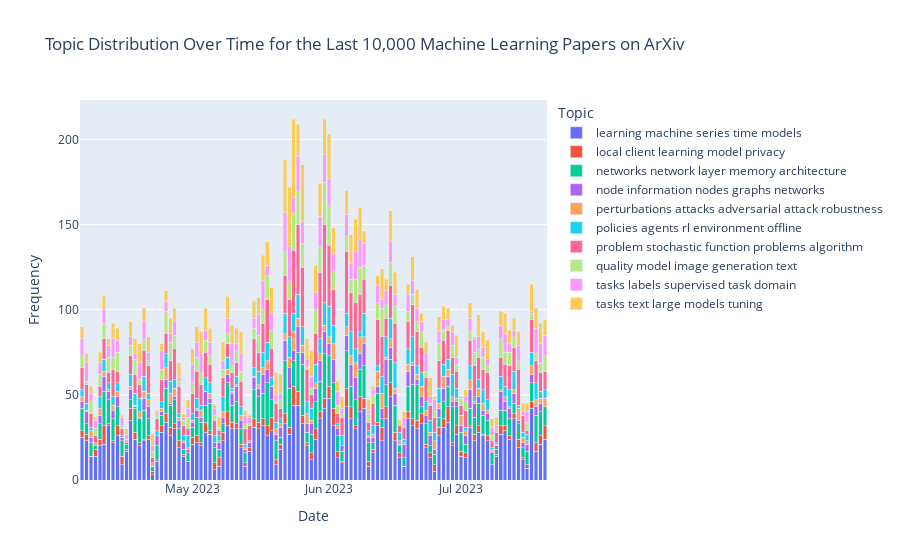
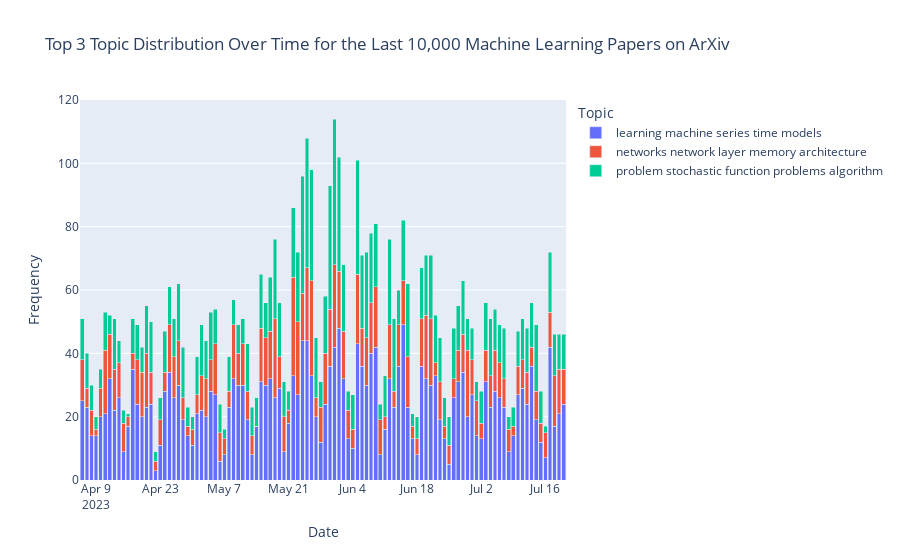

The notebook cell these images were saved under, in order:
### Code cell
n_top_words = 10  # Number of top words to display per topic

# `nmf.components_` is a matrix where each row corresponds to a topic and each column corresponds to a word.
# The value in each cell is the weight of the word for the given topic.
_dict = {}
for topic_idx, topic in enumerate(nmf.components_):
    #print(f"Topic #{topic_idx + 1}")
    
    # Get the indices of the top `n_top_words` words for this topic. 
    # `argsort()` returns the indices that would sort the array.
    top_word_indices = topic.argsort()[::-1][:n_top_words]
    
    # Map indices to words and print them.
    top_words = [vectorizer.get_feature_names_out()[i] for i in top_word_indices]
    #print("Top words:", top_words)
    _dict[f"{topic_idx + 1}"] = ' '.join(random.sample(top_words, 5))

topics_df = pd.DataFrame(_dict,index=[0]).T.reset_index()
topics_df.columns = ['topic','topics']
topics_df.topic = topics_df.topic.astype('int')
df2 = df.merge(topics_df, on='topic', how='left')

import plotly.express as px

# Convert 'date' to datetime, if it isn't already
df2['date'] = pd.to_datetime(df2['date'])

# Group by 'date' and 'topics', count the number of records in each group
df_grouped = df2.groupby([df2['date'].dt.date, 'topics']).size().reset_index(name='count')

# Create a wide format dataframe suitable for stacked bar chart
df_wide = df_grouped.pivot(index='date', columns='topics', values='count').reset_index().fillna(0)

# Plot stacked bar chart
fig = px.bar(df_wide, x='date', y=df_wide.columns[1:],
             labels={'value':'Frequency', 'date':'Date', 'variable':'Topic'},
             title='Topic Distribution Over Time for the Last 10,000 Machine Learning Papers on ArXiv')

fig.update_layout(barmode='stack')
# Get the total count of each topic
topic_counts = df2['topics'].value_counts()

# Get the top 3 topics
top_3_topics = topic_counts.index[:3]

# Filter df_grouped for only top 3 topics
df_grouped_top_3 = df_grouped[df_grouped['topics'].isin(top_3_topics)]

# Create a wide format dataframe suitable for stacked bar chart
df_wide_top_3 = df_grouped_top_3.pivot(index='date', columns='topics', values='count').reset_index().fillna(0)

# Plot stacked bar chart
fig2 = px.bar(df_wide_top_3, x='date', y=df_wide_top_3.columns[1:],
              labels={'value':'Frequency', 'date':'Date', 'variable':'Topic'},
              title='Top 3 Topic Distribution Over Time for the Last 10,000 Machine Learning Papers on ArXiv')

fig2.update_layout(barmode='stack')


fig.show()
fig2.show()

### Figure 1 — Plotly figure (JSON) as saved in the notebook; plotly's stock layout.template omitted (floating-point values rounded to 4 significant figures)
{"data": [{"alignmentgroup": "True", "hovertemplate": "Topic=learning machine series time models<br>Date=%{x}<br>Frequency=%{y}<extra></extra>", "legendgroup": "learning machine series time models", "marker": {"color": "#636efa", "pattern": {"shape": ""}}, "name": "learning machine series time models", "offsetgroup": "learning machine series time models", "orientation": "v", "showlegend": true, "textposition": "auto", "type": "bar", "x": ["2023-04-06", "2023-04-07", "2023-04-08", "2023-04-09", "2023-04-10", "2023-04-11", "2023-04-12", "2023-04-13", "2023-04-14", "2023-04-15", "2023-04-16", "2023-04-17", "2023-04-18", "2023-04-19", "2023-04-20", "2023-04-21", "2023-04-22", "2023-04-23", "2023-04-24", "2023-04-25", "2023-04-26", "2023-04-27", "2023-04-28", "2023-04-29", "2023-04-30", "2023-05-01", "2023-05-02", "2023-05-03", "2023-05-04", "2023-05-05", "2023-05-06", "2023-05-07", "2023-05-08", "2023-05-09", "2023-05-10", "2023-05-11", "2023-05-12", "2023-05-13", "2023-05-14", "2023-05-15", "2023-05-16", "2023-05-17", "2023-05-18", "2023-05-19", "2023-05-20", "2023-05-21", "2023-05-22", "2023-05-23", "2023-05-24", "2023-05-25", "2023-05-26", "2023-05-27", "2023-05-28", "2023-05-29", "2023-05-30", "2023-05-31", "2023-06-01", "2023-06-02", "2023-06-03", "2023-06-04", "2023-06-05", "2023-06-06", "2023-06-07", "2023-06-08", "2023-06-09", "2023-06-10", "2023-06-11", "2023-06-12", "2023-06-13", "2023-06-14", "2023-06-15", "2023-06-16", "2023-06-17", "2023-06-18", "2023-06-19", "2023-06-20", "2023-06-21", "2023-06-22", "2023-06-23", "2023-06-24", "2023-06-25", "2023-06-26", "2023-06-27", "2023-06-28", "2023-06-29", "2023-06-30", "2023-07-01", "2023-07-02", "2023-07-03", "2023-07-04", "2023-07-05", "2023-07-06", "2023-07-07", "2023-07-08", "2023-07-09", "2023-07-10", "2023-07-11", "2023-07-12", "2023-07-13", "2023-07-14", "2023-07-15", "2023-07-16", "2023-07-17", "2023-07-18", "2023-07-19", "2023-07-20"], "xaxis": "x", "y": [25, 23, 14, 14, 20, 21, 32, 22, 26, 9, 17, 35, 24, 20, 23, 24, 3, 11, 28, 34, 26, 30, 19, 14, 11, 21, 22, 20, 28, 27, 6, 8, 23, 32, 30, 30, 19, 8, 17, 31, 30, 32, 26, 29, 9, 18, 33, 27, 44, 44, 33, 20, 12, 24, 36, 42, 48, 32, 13, 10, 43, 36, 30, 40, 42, 8, 16, 32, 23, 36, 49, 23, 13, 8, 36, 32, 30, 33, 19, 13, 5, 26, 31, 34, 20, 27, 14, 13, 31, 23, 28, 26, 23, 9, 14, 27, 29, 24, 36, 19, 12, 7, 42, 17, 21, 24], "yaxis": "y"}, {"alignmentgroup": "True", "hovertemplate": "Topic=local client learning model privacy<br>Date=%{x}<br>Frequency=%{y}<extra></extra>", "legendgroup": "local client learning model privacy", "marker": {"color": "#EF553B", "pattern": {"shape": ""}}, "name": "local client learning model privacy", "offsetgroup": "local client learning model privacy", "orientation": "v", "showlegend": true, "textposition": "auto", "type": "bar", "x": ["2023-04-06", "2023-04-07", "2023-04-08", "2023-04-09", "2023-04-10", "2023-04-11", "2023-04-12", "2023-04-13", "2023-04-14", "2023-04-15", "2023-04-16", "2023-04-17", "2023-04-18", "2023-04-19", "2023-04-20", "2023-04-21", "2023-04-22", "2023-04-23", "2023-04-24", "2023-04-25", "2023-04-26", "2023-04-27", "2023-04-28", "2023-04-29", "2023-04-30", "2023-05-01", "2023-05-02", "2023-05-03", "2023-05-04", "2023-05-05", "2023-05-06", "2023-05-07", "2023-05-08", "2023-05-09", "2023-05-10", "2023-05-11", "2023-05-12", "2023-05-13", "2023-05-14", "2023-05-15", "2023-05-16", "2023-05-17", "2023-05-18", "2023-05-19", "2023-05-20", "2023-05-21", "2023-05-22", "2023-05-23", "2023-05-24", "2023-05-25", "2023-05-26", "2023-05-27", "2023-05-28", "2023-05-29", "2023-05-30", "2023-05-31", "2023-06-01", "2023-06-02", "2023-06-03", "2023-06-04", "2023-06-05", "2023-06-06", "2023-06-07", "2023-06-08", "2023-06-09", "2023-06-10", "2023-06-11", "2023-06-12", "2023-06-13", "2023-06-14", "2023-06-15", "2023-06-16", "2023-06-17", "2023-06-18", "2023-06-19", "2023-06-20", "2023-06-21", "2023-06-22", "2023-06-23", "2023-06-24", "2023-06-25", "2023-06-26", "2023-06-27", "2023-06-28", "2023-06-29", "2023-06-30", "2023-07-01", "2023-07-02", "2023-07-03", "2023-07-04", "2023-07-05", "2023-07-06", "2023-07-07", "2023-07-08", "2023-07-09", "2023-07-10", "2023-07-11", "2023-07-12", "2023-07-13", "2023-07-14", "2023-07-15", "2023-07-16", "2023-07-17", "2023-07-18", "2023-07-19", "2023-07-20"], "xaxis": "x", "y": [4, 4, 0, 4, 4, 11, 1, 1, 6, 5, 1, 7, 4, 2, 1, 2, 2, 1, 4, 5, 5, 3, 4, 1, 0, 4, 4, 2, 6, 2, 4, 5, 5, 8, 4, 3, 2, 2, 2, 5, 4, 4, 6, 8, 3, 3, 6, 4, 11, 8, 5, 2, 4, 6, 4, 6, 7, 10, 4, 1, 11, 7, 2, 9, 6, 3, 2, 2, 8, 7, 8, 5, 3, 0, 4, 4, 5, 6, 2, 3, 4, 5, 5, 9, 2, 5, 3, 3, 1, 4, 4, 1, 3, 0, 1, 5, 3, 2, 3, 5, 1, 2, 4, 5, 5, 8], "yaxis": "y"}, {"alignmentgroup": "True", "hovertemplate": "Topic=networks network layer memory architecture<br>Date=%{x}<br>Frequency=%{y}<extra></extra>", "legendgroup": "networks network layer memory architecture", "marker": {"color": "#00cc96", "pattern": {"shape": ""}}, "name": "networks network layer memory architecture", "offsetgroup": "networks network layer memory architecture", "orientation": "v", "showlegend": true, "textposition": "auto", "type": "bar", "x": ["2023-04-06", "2023-04-07", "2023-04-08", "2023-04-09", "2023-04-10", "2023-04-11", "2023-04-12", "2023-04-13", "2023-04-14", "2023-04-15", "2023-04-16", "2023-04-17", "2023-04-18", "2023-04-19", "2023-04-20", "2023-04-21", "2023-04-22", "2023-04-23", "2023-04-24", "2023-04-25", "2023-04-26", "2023-04-27", "2023-04-28", "2023-04-29", "2023-04-30", "2023-05-01", "2023-05-02", "2023-05-03", "2023-05-04", "2023-05-05", "2023-05-06", "2023-05-07", "2023-05-08", "2023-05-09", "2023-05-10", "2023-05-11", "2023-05-12", "2023-05-13", "2023-05-14", "2023-05-15", "2023-05-16", "2023-05-17", "2023-05-18", "2023-05-19", "2023-05-20", "2023-05-21", "2023-05-22", "2023-05-23", "2023-05-24", "2023-05-25", "2023-05-26", "2023-05-27", "2023-05-28", "2023-05-29", "2023-05-30", "2023-05-31", "2023-06-01", "2023-06-02", "2023-06-03", "2023-06-04", "2023-06-05", "2023-06-06", "2023-06-07", "2023-06-08", "2023-06-09", "2023-06-10", "2023-06-11", "2023-06-12", "2023-06-13", "2023-06-14", "2023-06-15", "2023-06-16", "2023-06-17", "2023-06-18", "2023-06-19", "2023-06-20", "2023-06-21", "2023-06-22", "2023-06-23", "2023-06-24", "2023-06-25", "2023-06-26", "2023-06-27", "2023-06-28", "2023-06-29", "2023-06-30", "2023-07-01", "2023-07-02", "2023-07-03", "2023-07-04", "2023-07-05", "2023-07-06", "2023-07-07", "2023-07-08", "2023-07-09", "2023-07-10", "2023-07-11", "2023-07-12", "2023-07-13", "2023-07-14", "2023-07-15", "2023-07-16", "2023-07-17", "2023-07-18", "2023-07-19", "2023-07-20"], "xaxis": "x", "y": [13, 6, 8, 2, 9, 20, 14, 13, 11, 9, 3, 5, 14, 14, 17, 10, 3, 8, 6, 15, 13, 14, 7, 3, 5, 6, 11, 12, 10, 16, 9, 5, 5, 17, 10, 13, 9, 6, 0, 17, 15, 15, 25, 10, 11, 4, 31, 23, 15, 23, 30, 6, 11, 16, 18, 26, 18, 15, 9, 6, 22, 12, 15, 16, 19, 11, 4, 17, 5, 13, 14, 16, 4, 5, 15, 20, 21, 4, 12, 4, 6, 6, 10, 12, 21, 11, 11, 5, 10, 10, 13, 11, 9, 7, 3, 9, 9, 10, 6, 9, 6, 8, 11, 16, 14, 11], "yaxis": "y"}, {"alignmentgroup": "True", "hovertemplate": "Topic=node information nodes graphs networks<br>Date=%{x}<br>Frequency=%{y}<extra></extra>", "legendgroup": "node information nodes graphs networks", "marker": {"color": "#ab63fa", "pattern": {"shape": ""}}, "name": "node information nodes graphs networks", "offsetgroup": "node information nodes graphs networks", "orientation": "v", "showlegend": true, "textposition": "auto", "type": "bar", "x": ["2023-04-06", "2023-04-07", "2023-04-08", "2023-04-09", "2023-04-10", "2023-04-11", "2023-04-12", "2023-04-13", "2023-04-14", "2023-04-15", "2023-04-16", "2023-04-17", "2023-04-18", "2023-04-19", "2023-04-20", "2023-04-21", "2023-04-22", "2023-04-23", "2023-04-24", "2023-04-25", "2023-04-26", "2023-04-27", "2023-04-28", "2023-04-29", "2023-04-30", "2023-05-01", "2023-05-02", "2023-05-03", "2023-05-04", "2023-05-05", "2023-05-06", "2023-05-07", "2023-05-08", "2023-05-09", "2023-05-10", "2023-05-11", "2023-05-12", "2023-05-13", "2023-05-14", "2023-05-15", "2023-05-16", "2023-05-17", "2023-05-18", "2023-05-19", "2023-05-20", "2023-05-21", "2023-05-22", "2023-05-23", "2023-05-24", "2023-05-25", "2023-05-26", "2023-05-27", "2023-05-28", "2023-05-29", "2023-05-30", "2023-05-31", "2023-06-01", "2023-06-02", "2023-06-03", "2023-06-04", "2023-06-05", "2023-06-06", "2023-06-07", "2023-06-08", "2023-06-09", "2023-06-10", "2023-06-11", "2023-06-12", "2023-06-13", "2023-06-14", "2023-06-15", "2023-06-16", "2023-06-17", "2023-06-18", "2023-06-19", "2023-06-20", "2023-06-21", "2023-06-22", "2023-06-23", "2023-06-24", "2023-06-25", "2023-06-26", "2023-06-27", "2023-06-28", "2023-06-29", "2023-06-30", "2023-07-01", "2023-07-02", "2023-07-03", "2023-07-04", "2023-07-05", "2023-07-06", "2023-07-07", "2023-07-08", "2023-07-09", "2023-07-10", "2023-07-11", "2023-07-12", "2023-07-13", "2023-07-14", "2023-07-15", "2023-07-16", "2023-07-17", "2023-07-18", "2023-07-19", "2023-07-20"], "xaxis": "x", "y": [4, 7, 3, 0, 5, 9, 5, 5, 6, 2, 1, 6, 1, 1, 7, 7, 0, 6, 2, 5, 1, 2, 5, 4, 2, 3, 4, 3, 8, 3, 3, 4, 4, 5, 7, 9, 5, 2, 3, 7, 5, 11, 8, 8, 4, 6, 12, 12, 6, 15, 7, 5, 6, 8, 12, 13, 7, 14, 4, 3, 9, 13, 13, 9, 13, 3, 3, 4, 6, 15, 7, 7, 1, 8, 9, 11, 3, 6, 5, 6, 3, 5, 8, 6, 3, 3, 4, 5, 11, 8, 4, 3, 4, 1, 2, 11, 5, 6, 6, 2, 3, 4, 5, 5, 5, 0], "yaxis": "y"}, {"alignmentgroup": "True", "hovertemplate": "Topic=perturbations attacks adversarial attack robustness<br>Date=%{x}<br>Frequency=%{y}<extra></extra>", "legendgroup": "perturbations attacks adversarial attack robustness", "marker": {"color": "#FFA15A", "pattern": {"shape": ""}}, "name": "perturbations attacks adversarial attack robustness", "offsetgroup": "perturbations attacks adversarial attack robustness", "orientation": "v", "showlegend": true, "textposition": "auto", "type": "bar", "x": ["2023-04-06", "2023-04-07", "2023-04-08", "2023-04-09", "2023-04-10", "2023-04-11", "2023-04-12", "2023-04-13", "2023-04-14", "2023-04-15", "2023-04-16", "2023-04-17", "2023-04-18", "2023-04-19", "2023-04-20", "2023-04-21", "2023-04-22", "2023-04-23", "2023-04-24", "2023-04-25", "2023-04-26", "2023-04-27", "2023-04-28", "2023-04-29", "2023-04-30", "2023-05-01", "2023-05-02", "2023-05-03", "2023-05-04", "2023-05-05", "2023-05-06", "2023-05-07", "2023-05-08", "2023-05-09", "2023-05-10", "2023-05-11", "2023-05-12", "2023-05-13", "2023-05-14", "2023-05-15", "2023-05-16", "2023-05-17", "2023-05-18", "2023-05-19", "2023-05-20", "2023-05-21", "2023-05-22", "2023-05-23", "2023-05-24", "2023-05-25", "2023-05-26", "2023-05-27", "2023-05-28", "2023-05-29", "2023-05-30", "2023-05-31", "2023-06-01", "2023-06-02", "2023-06-03", "2023-06-04", "2023-06-05", "2023-06-06", "2023-06-07", "2023-06-08", "2023-06-09", "2023-06-10", "2023-06-11", "2023-06-12", "2023-06-13", "2023-06-14", "2023-06-15", "2023-06-16", "2023-06-17", "2023-06-18", "2023-06-19", "2023-06-20", "2023-06-21", "2023-06-22", "2023-06-23", "2023-06-24", "2023-06-25", "2023-06-26", "2023-06-27", "2023-06-28", "2023-06-29", "2023-06-30", "2023-07-01", "2023-07-02", "2023-07-03", "2023-07-04", "2023-07-05", "2023-07-06", "2023-07-07", "2023-07-08", "2023-07-09", "2023-07-10", "2023-07-11", "2023-07-12", "2023-07-13", "2023-07-14", "2023-07-15", "2023-07-16", "2023-07-17", "2023-07-18", "2023-07-19", "2023-07-20"], "xaxis": "x", "y": [3, 1, 4, 2, 4, 3, 1, 3, 3, 0, 1, 2, 1, 3, 4, 4, 2, 0, 2, 7, 6, 5, 2, 1, 1, 1, 1, 4, 0, 3, 0, 1, 3, 3, 1, 1, 3, 1, 1, 1, 2, 4, 5, 0, 3, 2, 4, 6, 11, 5, 4, 6, 2, 3, 4, 4, 4, 9, 2, 0, 5, 5, 9, 10, 4, 1, 2, 9, 9, 1, 5, 3, 2, 1, 4, 2, 3, 6, 3, 2, 5, 3, 7, 4, 3, 2, 6, 3, 6, 1, 5, 4, 2, 1, 1, 1, 3, 1, 2, 7, 3, 2, 5, 4, 3, 5], "yaxis": "y"}, {"alignmentgroup": "True", "hovertemplate": "Topic=policies agents rl environment offline<br>Date=%{x}<br>Frequency=%{y}<extra></extra>", "legendgroup": "policies agents rl environment offline", "marker": {"color": "#19d3f3", "pattern": {"shape": ""}}, "name": "policies agents rl environment offline", "offsetgroup": "policies agents rl environment offline", "orientation": "v", "showlegend": true, "textposition": "auto", "type": "bar", "x": ["2023-04-06", "2023-04-07", "2023-04-08", "2023-04-09", "2023-04-10", "2023-04-11", "2023-04-12", "2023-04-13", "2023-04-14", "2023-04-15", "2023-04-16", "2023-04-17", "2023-04-18", "2023-04-19", "2023-04-20", "2023-04-21", "2023-04-22", "2023-04-23", "2023-04-24", "2023-04-25", "2023-04-26", "2023-04-27", "2023-04-28", "2023-04-29", "2023-04-30", "2023-05-01", "2023-05-02", "2023-05-03", "2023-05-04", "2023-05-05", "2023-05-06", "2023-05-07", "2023-05-08", "2023-05-09", "2023-05-10", "2023-05-11", "2023-05-12", "2023-05-13", "2023-05-14", "2023-05-15", "2023-05-16", "2023-05-17", "2023-05-18", "2023-05-19", "2023-05-20", "2023-05-21", "2023-05-22", "2023-05-23", "2023-05-24", "2023-05-25", "2023-05-26", "2023-05-27", "2023-05-28", "2023-05-29", "2023-05-30", "2023-05-31", "2023-06-01", "2023-06-02", "2023-06-03", "2023-06-04", "2023-06-05", "2023-06-06", "2023-06-07", "2023-06-08", "2023-06-09", "2023-06-10", "2023-06-11", "2023-06-12", "2023-06-13", "2023-06-14", "2023-06-15", "2023-06-16", "2023-06-17", "2023-06-18", "2023-06-19", "2023-06-20", "2023-06-21", "2023-06-22", "2023-06-23", "2023-06-24", "2023-06-25", "2023-06-26", "2023-06-27", "2023-06-28", "2023-06-29", "2023-06-30", "2023-07-01", "2023-07-02", "2023-07-03", "2023-07-04", "2023-07-05", "2023-07-06", "2023-07-07", "2023-07-08", "2023-07-09", "2023-07-10", "2023-07-11", "2023-07-12", "2023-07-13", "2023-07-14", "2023-07-15", "2023-07-16", "2023-07-17", "2023-07-18", "2023-07-19", "2023-07-20"], "xaxis": "x", "y": [4, 4, 2, 0, 7, 7, 4, 5, 5, 1, 0, 7, 7, 8, 9, 4, 0, 3, 4, 8, 7, 5, 2, 3, 7, 4, 6, 3, 8, 6, 4, 3, 9, 7, 2, 5, 5, 2, 0, 5, 8, 9, 11, 5, 4, 3, 12, 12, 11, 14, 11, 7, 7, 11, 9, 13, 18, 11, 1, 6, 8, 14, 8, 3, 14, 3, 5, 3, 10, 12, 12, 15, 5, 2, 9, 15, 5, 8, 5, 7, 5, 9, 7, 6, 13, 6, 0, 2, 8, 3, 5, 8, 6, 1, 1, 8, 6, 10, 11, 2, 3, 4, 8, 10, 4, 5], "yaxis": "y"}, {"alignmentgroup": "True", "hovertemplate": "Topic=problem stochastic function problems algorithm<br>Date=%{x}<br>Frequency=%{y}<extra></extra>", "legendgroup": "problem stochastic function problems algorithm", "marker": {"color": "#FF6692", "pattern": {"shape": ""}}, "name": "problem stochastic function problems algorithm", "offsetgroup": "problem stochastic function problems algorithm", "orientation": "v", "showlegend": true, "textposition": "auto", "type": "bar", "x": ["2023-04-06", "2023-04-07", "2023-04-08", "2023-04-09", "2023-04-10", "2023-04-11", "2023-04-12", "2023-04-13", "2023-04-14", "2023-04-15", "2023-04-16", "2023-04-17", "2023-04-18", "2023-04-19", "2023-04-20", "2023-04-21", "2023-04-22", "2023-04-23", "2023-04-24", "2023-04-25", "2023-04-26", "2023-04-27", "2023-04-28", "2023-04-29", "2023-04-30", "2023-05-01", "2023-05-02", "2023-05-03", "2023-05-04", "2023-05-05", "2023-05-06", "2023-05-07", "2023-05-08", "2023-05-09", "2023-05-10", "2023-05-11", "2023-05-12", "2023-05-13", "2023-05-14", "2023-05-15", "2023-05-16", "2023-05-17", "2023-05-18", "2023-05-19", "2023-05-20", "2023-05-21", "2023-05-22", "2023-05-23", "2023-05-24", "2023-05-25", "2023-05-26", "2023-05-27", "2023-05-28", "2023-05-29", "2023-05-30", "2023-05-31", "2023-06-01", "2023-06-02", "2023-06-03", "2023-06-04", "2023-06-05", "2023-06-06", "2023-06-07", "2023-06-08", "2023-06-09", "2023-06-10", "2023-06-11", "2023-06-12", "2023-06-13", "2023-06-14", "2023-06-15", "2023-06-16", "2023-06-17", "2023-06-18", "2023-06-19", "2023-06-20", "2023-06-21", "2023-06-22", "2023-06-23", "2023-06-24", "2023-06-25", "2023-06-26", "2023-06-27", "2023-06-28", "2023-06-29", "2023-06-30", "2023-07-01", "2023-07-02", "2023-07-03", "2023-07-04", "2023-07-05", "2023-07-06", "2023-07-07", "2023-07-08", "2023-07-09", "2023-07-10", "2023-07-11", "2023-07-12", "2023-07-13", "2023-07-14", "2023-07-15", "2023-07-16", "2023-07-17", "2023-07-18", "2023-07-19", "2023-07-20"], "xaxis": "x", "y": [13, 11, 8, 4, 6, 12, 6, 16, 7, 4, 1, 11, 11, 8, 15, 16, 3, 7, 13, 12, 12, 18, 16, 6, 4, 12, 16, 12, 15, 11, 9, 3, 11, 8, 9, 8, 15, 9, 9, 17, 11, 17, 25, 17, 11, 6, 22, 22, 37, 41, 35, 19, 8, 18, 39, 46, 36, 21, 6, 11, 36, 23, 27, 22, 20, 5, 13, 27, 23, 11, 19, 23, 4, 7, 16, 19, 20, 15, 14, 9, 9, 16, 14, 17, 10, 10, 6, 10, 15, 18, 13, 12, 16, 4, 6, 11, 13, 14, 14, 21, 10, 2, 19, 13, 11, 11], "yaxis": "y"}, {"alignmentgroup": "True", "hovertemplate": "Topic=quality model image generation text<br>Date=%{x}<br>Frequency=%{y}<extra></extra>", "legendgroup": "quality model image generation text", "marker": {"color": "#B6E880", "pattern": {"shape": ""}}, "name": "quality model image generation text", "offsetgroup": "quality model image generation text", "orientation": "v", "showlegend": true, "textposition": "auto", "type": "bar", "x": ["2023-04-06", "2023-04-07", "2023-04-08", "2023-04-09", "2023-04-10", "2023-04-11", "2023-04-12", "2023-04-13", "2023-04-14", "2023-04-15", "2023-04-16", "2023-04-17", "2023-04-18", "2023-04-19", "2023-04-20", "2023-04-21", "2023-04-22", "2023-04-23", "2023-04-24", "2023-04-25", "2023-04-26", "2023-04-27", "2023-04-28", "2023-04-29", "2023-04-30", "2023-05-01", "2023-05-02", "2023-05-03", "2023-05-04", "2023-05-05", "2023-05-06", "2023-05-07", "2023-05-08", "2023-05-09", "2023-05-10", "2023-05-11", "2023-05-12", "2023-05-13", "2023-05-14", "2023-05-15", "2023-05-16", "2023-05-17", "2023-05-18", "2023-05-19", "2023-05-20", "2023-05-21", "2023-05-22", "2023-05-23", "2023-05-24", "2023-05-25", "2023-05-26", "2023-05-27", "2023-05-28", "2023-05-29", "2023-05-30", "2023-05-31", "2023-06-01", "2023-06-02", "2023-06-03", "2023-06-04", "2023-06-05", "2023-06-06", "2023-06-07", "2023-06-08", "2023-06-09", "2023-06-10", "2023-06-11", "2023-06-12", "2023-06-13", "2023-06-14", "2023-06-15", "2023-06-16", "2023-06-17", "2023-06-18", "2023-06-19", "2023-06-20", "2023-06-21", "2023-06-22", "2023-06-23", "2023-06-24", "2023-06-25", "2023-06-26", "2023-06-27", "2023-06-28", "2023-06-29", "2023-06-30", "2023-07-01", "2023-07-02", "2023-07-03", "2023-07-04", "2023-07-05", "2023-07-06", "2023-07-07", "2023-07-08", "2023-07-09", "2023-07-10", "2023-07-11", "2023-07-12", "2023-07-13", "2023-07-14", "2023-07-15", "2023-07-16", "2023-07-17", "2023-07-18", "2023-07-19", "2023-07-20"], "xaxis": "x", "y": [7, 2, 7, 4, 7, 9, 9, 7, 11, 2, 0, 6, 9, 3, 7, 3, 4, 3, 6, 13, 11, 8, 3, 3, 7, 6, 8, 7, 7, 5, 3, 1, 5, 6, 4, 7, 6, 3, 1, 6, 10, 8, 14, 11, 1, 5, 14, 11, 22, 20, 14, 1, 4, 14, 15, 25, 23, 11, 5, 2, 9, 8, 14, 16, 8, 5, 5, 10, 17, 8, 14, 10, 1, 1, 6, 6, 6, 9, 4, 1, 3, 10, 6, 2, 7, 4, 4, 5, 5, 8, 5, 7, 4, 3, 2, 11, 7, 8, 6, 5, 0, 5, 4, 4, 6, 9], "yaxis": "y"}, {"alignmentgroup": "True", "hovertemplate": "Topic=tasks labels supervised task domain<br>Date=%{x}<br>Frequency=%{y}<extra></extra>", "legendgroup": "tasks labels supervised task domain", "marker": {"color": "#FF97FF", "pattern": {"shape": ""}}, "name": "tasks labels supervised task domain", "offsetgroup": "tasks labels supervised task domain", "orientation": "v", "showlegend": true, "textposition": "auto", "type": "bar", "x": ["2023-04-06", "2023-04-07", "2023-04-08", "2023-04-09", "2023-04-10", "2023-04-11", "2023-04-12", "2023-04-13", "2023-04-14", "2023-04-15", "2023-04-16", "2023-04-17", "2023-04-18", "2023-04-19", "2023-04-20", "2023-04-21", "2023-04-22", "2023-04-23", "2023-04-24", "2023-04-25", "2023-04-26", "2023-04-27", "2023-04-28", "2023-04-29", "2023-04-30", "2023-05-01", "2023-05-02", "2023-05-03", "2023-05-04", "2023-05-05", "2023-05-06", "2023-05-07", "2023-05-08", "2023-05-09", "2023-05-10", "2023-05-11", "2023-05-12", "2023-05-13", "2023-05-14", "2023-05-15", "2023-05-16", "2023-05-17", "2023-05-18", "2023-05-19", "2023-05-20", "2023-05-21", "2023-05-22", "2023-05-23", "2023-05-24", "2023-05-25", "2023-05-26", "2023-05-27", "2023-05-28", "2023-05-29", "2023-05-30", "2023-05-31", "2023-06-01", "2023-06-02", "2023-06-03", "2023-06-04", "2023-06-05", "2023-06-06", "2023-06-07", "2023-06-08", "2023-06-09", "2023-06-10", "2023-06-11", "2023-06-12", "2023-06-13", "2023-06-14", "2023-06-15", "2023-06-16", "2023-06-17", "2023-06-18", "2023-06-19", "2023-06-20", "2023-06-21", "2023-06-22", "2023-06-23", "2023-06-24", "2023-06-25", "2023-06-26", "2023-06-27", "2023-06-28", "2023-06-29", "2023-06-30", "2023-07-01", "2023-07-02", "2023-07-03", "2023-07-04", "2023-07-05", "2023-07-06", "2023-07-07", "2023-07-08", "2023-07-09", "2023-07-10", "2023-07-11", "2023-07-12", "2023-07-13", "2023-07-14", "2023-07-15", "2023-07-16", "2023-07-17", "2023-07-18", "2023-07-19", "2023-07-20"], "xaxis": "x", "y": [10, 11, 5, 5, 7, 8, 7, 11, 7, 5, 3, 5, 3, 10, 10, 5, 3, 1, 11, 6, 5, 8, 2, 2, 5, 11, 9, 11, 6, 8, 4, 1, 5, 9, 13, 4, 10, 5, 4, 6, 12, 17, 6, 10, 4, 4, 23, 20, 9, 20, 13, 5, 7, 10, 18, 16, 16, 10, 8, 3, 13, 9, 16, 16, 13, 2, 3, 10, 5, 8, 12, 7, 0, 5, 10, 8, 8, 6, 10, 4, 7, 7, 6, 4, 8, 4, 1, 3, 8, 8, 7, 6, 4, 5, 2, 8, 11, 5, 4, 9, 2, 6, 1, 15, 11, 12], "yaxis": "y"}, {"alignmentgroup": "True", "hovertemplate": "Topic=tasks text large models tuning<br>Date=%{x}<br>Frequency=%{y}<extra></extra>", "legendgroup": "tasks text large models tuning", "marker": {"color": "#FECB52", "pattern": {"shape": ""}}, "name": "tasks text large models tuning", "offsetgroup": "tasks text large models tuning", "orientation": "v", "showlegend": true, "textposition": "auto", "type": "bar", "x": ["2023-04-06", "2023-04-07", "2023-04-08", "2023-04-09", "2023-04-10", "2023-04-11", "2023-04-12", "2023-04-13", "2023-04-14", "2023-04-15", "2023-04-16", "2023-04-17", "2023-04-18", "2023-04-19", "2023-04-20", "2023-04-21", "2023-04-22", "2023-04-23", "2023-04-24", "2023-04-25", "2023-04-26", "2023-04-27", "2023-04-28", "2023-04-29", "2023-04-30", "2023-05-01", "2023-05-02", "2023-05-03", "2023-05-04", "2023-05-05", "2023-05-06", "2023-05-07", "2023-05-08", "2023-05-09", "2023-05-10", "2023-05-11", "2023-05-12", "2023-05-13", "2023-05-14", "2023-05-15", "2023-05-16", "2023-05-17", "2023-05-18", "2023-05-19", "2023-05-20", "2023-05-21", "2023-05-22", "2023-05-23", "2023-05-24", "2023-05-25", "2023-05-26", "2023-05-27", "2023-05-28", "2023-05-29", "2023-05-30", "2023-05-31", "2023-06-01", "2023-06-02", "2023-06-03", "2023-06-04", "2023-06-05", "2023-06-06", "2023-06-07", "2023-06-08", "2023-06-09", "2023-06-10", "2023-06-11", "2023-06-12", "2023-06-13", "2023-06-14", "2023-06-15", "2023-06-16", "2023-06-17", "2023-06-18", "2023-06-19", "2023-06-20", "2023-06-21", "2023-06-22", "2023-06-23", "2023-06-24", "2023-06-25", "2023-06-26", "2023-06-27", "2023-06-28", "2023-06-29", "2023-06-30", "2023-07-01", "2023-07-02", "2023-07-03", "2023-07-04", "2023-07-05", "2023-07-06", "2023-07-07", "2023-07-08", "2023-07-09", "2023-07-10", "2023-07-11", "2023-07-12", "2023-07-13", "2023-07-14", "2023-07-15", "2023-07-16", "2023-07-17", "2023-07-18", "2023-07-19", "2023-07-20"], "xaxis": "x", "y": [7, 5, 4, 2, 6, 8, 4, 9, 7, 1, 3, 9, 9, 11, 8, 9, 7, 1, 4, 6, 9, 8, 9, 2, 5, 9, 9, 13, 13, 8, 2, 6, 11, 13, 11, 9, 13, 3, 1, 10, 10, 15, 14, 15, 13, 11, 31, 35, 46, 19, 33, 12, 15, 16, 19, 21, 26, 15, 6, 7, 14, 17, 19, 19, 7, 6, 2, 6, 18, 7, 18, 13, 2, 3, 6, 14, 11, 5, 7, 11, 2, 9, 8, 7, 4, 13, 0, 4, 9, 1, 13, 9, 11, 5, 5, 8, 12, 8, 7, 8, 5, 5, 16, 12, 12, 9], "yaxis": "y"}], "layout": {"barmode": "stack", "legend": {"title": {"text": "Topic"}, "tracegroupgap": 0}, "title": {"text": "Topic Distribution Over Time for the Last 10,000 Machine Learning Papers on ArXiv"}, "xaxis": {"anchor": "y", "domain": [0, 1], "title": {"text": "Date"}}, "yaxis": {"anchor": "x", "domain": [0, 1], "title": {"text": "Frequency"}}}}

### Figure 2 — Plotly figure (JSON) as saved in the notebook; plotly's stock layout.template omitted (floating-point values rounded to 4 significant figures)
{"data": [{"alignmentgroup": "True", "hovertemplate": "Topic=learning machine series time models<br>Date=%{x}<br>Frequency=%{y}<extra></extra>", "legendgroup": "learning machine series time models", "marker": {"color": "#636efa", "pattern": {"shape": ""}}, "name": "learning machine series time models", "offsetgroup": "learning machine series time models", "orientation": "v", "showlegend": true, "textposition": "auto", "type": "bar", "x": ["2023-04-06", "2023-04-07", "2023-04-08", "2023-04-09", "2023-04-10", "2023-04-11", "2023-04-12", "2023-04-13", "2023-04-14", "2023-04-15", "2023-04-16", "2023-04-17", "2023-04-18", "2023-04-19", "2023-04-20", "2023-04-21", "2023-04-22", "2023-04-23", "2023-04-24", "2023-04-25", "2023-04-26", "2023-04-27", "2023-04-28", "2023-04-29", "2023-04-30", "2023-05-01", "2023-05-02", "2023-05-03", "2023-05-04", "2023-05-05", "2023-05-06", "2023-05-07", "2023-05-08", "2023-05-09", "2023-05-10", "2023-05-11", "2023-05-12", "2023-05-13", "2023-05-14", "2023-05-15", "2023-05-16", "2023-05-17", "2023-05-18", "2023-05-19", "2023-05-20", "2023-05-21", "2023-05-22", "2023-05-23", "2023-05-24", "2023-05-25", "2023-05-26", "2023-05-27", "2023-05-28", "2023-05-29", "2023-05-30", "2023-05-31", "2023-06-01", "2023-06-02", "2023-06-03", "2023-06-04", "2023-06-05", "2023-06-06", "2023-06-07", "2023-06-08", "2023-06-09", "2023-06-10", "2023-06-11", "2023-06-12", "2023-06-13", "2023-06-14", "2023-06-15", "2023-06-16", "2023-06-17", "2023-06-18", "2023-06-19", "2023-06-20", "2023-06-21", "2023-06-22", "2023-06-23", "2023-06-24", "2023-06-25", "2023-06-26", "2023-06-27", "2023-06-28", "2023-06-29", "2023-06-30", "2023-07-01", "2023-07-02", "2023-07-03", "2023-07-04", "2023-07-05", "2023-07-06", "2023-07-07", "2023-07-08", "2023-07-09", "2023-07-10", "2023-07-11", "2023-07-12", "2023-07-13", "2023-07-14", "2023-07-15", "2023-07-16", "2023-07-17", "2023-07-18", "2023-07-19", "2023-07-20"], "xaxis": "x", "y": [25, 23, 14, 14, 20, 21, 32, 22, 26, 9, 17, 35, 24, 20, 23, 24, 3, 11, 28, 34, 26, 30, 19, 14, 11, 21, 22, 20, 28, 27, 6, 8, 23, 32, 30, 30, 19, 8, 17, 31, 30, 32, 26, 29, 9, 18, 33, 27, 44, 44, 33, 20, 12, 24, 36, 42, 48, 32, 13, 10, 43, 36, 30, 40, 42, 8, 16, 32, 23, 36, 49, 23, 13, 8, 36, 32, 30, 33, 19, 13, 5, 26, 31, 34, 20, 27, 14, 13, 31, 23, 28, 26, 23, 9, 14, 27, 29, 24, 36, 19, 12, 7, 42, 17, 21, 24], "yaxis": "y"}, {"alignmentgroup": "True", "hovertemplate": "Topic=networks network layer memory architecture<br>Date=%{x}<br>Frequency=%{y}<extra></extra>", "legendgroup": "networks network layer memory architecture", "marker": {"color": "#EF553B", "pattern": {"shape": ""}}, "name": "networks network layer memory architecture", "offsetgroup": "networks network layer memory architecture", "orientation": "v", "showlegend": true, "textposition": "auto", "type": "bar", "x": ["2023-04-06", "2023-04-07", "2023-04-08", "2023-04-09", "2023-04-10", "2023-04-11", "2023-04-12", "2023-04-13", "2023-04-14", "2023-04-15", "2023-04-16", "2023-04-17", "2023-04-18", "2023-04-19", "2023-04-20", "2023-04-21", "2023-04-22", "2023-04-23", "2023-04-24", "2023-04-25", "2023-04-26", "2023-04-27", "2023-04-28", "2023-04-29", "2023-04-30", "2023-05-01", "2023-05-02", "2023-05-03", "2023-05-04", "2023-05-05", "2023-05-06", "2023-05-07", "2023-05-08", "2023-05-09", "2023-05-10", "2023-05-11", "2023-05-12", "2023-05-13", "2023-05-14", "2023-05-15", "2023-05-16", "2023-05-17", "2023-05-18", "2023-05-19", "2023-05-20", "2023-05-21", "2023-05-22", "2023-05-23", "2023-05-24", "2023-05-25", "2023-05-26", "2023-05-27", "2023-05-28", "2023-05-29", "2023-05-30", "2023-05-31", "2023-06-01", "2023-06-02", "2023-06-03", "2023-06-04", "2023-06-05", "2023-06-06", "2023-06-07", "2023-06-08", "2023-06-09", "2023-06-10", "2023-06-11", "2023-06-12", "2023-06-13", "2023-06-14", "2023-06-15", "2023-06-16", "2023-06-17", "2023-06-18", "2023-06-19", "2023-06-20", "2023-06-21", "2023-06-22", "2023-06-23", "2023-06-24", "2023-06-25", "2023-06-26", "2023-06-27", "2023-06-28", "2023-06-29", "2023-06-30", "2023-07-01", "2023-07-02", "2023-07-03", "2023-07-04", "2023-07-05", "2023-07-06", "2023-07-07", "2023-07-08", "2023-07-09", "2023-07-10", "2023-07-11", "2023-07-12", "2023-07-13", "2023-07-14", "2023-07-15", "2023-07-16", "2023-07-17", "2023-07-18", "2023-07-19", "2023-07-20"], "xaxis": "x", "y": [13, 6, 8, 2, 9, 20, 14, 13, 11, 9, 3, 5, 14, 14, 17, 10, 3, 8, 6, 15, 13, 14, 7, 3, 5, 6, 11, 12, 10, 16, 9, 5, 5, 17, 10, 13, 9, 6, 0, 17, 15, 15, 25, 10, 11, 4, 31, 23, 15, 23, 30, 6, 11, 16, 18, 26, 18, 15, 9, 6, 22, 12, 15, 16, 19, 11, 4, 17, 5, 13, 14, 16, 4, 5, 15, 20, 21, 4, 12, 4, 6, 6, 10, 12, 21, 11, 11, 5, 10, 10, 13, 11, 9, 7, 3, 9, 9, 10, 6, 9, 6, 8, 11, 16, 14, 11], "yaxis": "y"}, {"alignmentgroup": "True", "hovertemplate": "Topic=problem stochastic function problems algorithm<br>Date=%{x}<br>Frequency=%{y}<extra></extra>", "legendgroup": "problem stochastic function problems algorithm", "marker": {"color": "#00cc96", "pattern": {"shape": ""}}, "name": "problem stochastic function problems algorithm", "offsetgroup": "problem stochastic function problems algorithm", "orientation": "v", "showlegend": true, "textposition": "auto", "type": "bar", "x": ["2023-04-06", "2023-04-07", "2023-04-08", "2023-04-09", "2023-04-10", "2023-04-11", "2023-04-12", "2023-04-13", "2023-04-14", "2023-04-15", "2023-04-16", "2023-04-17", "2023-04-18", "2023-04-19", "2023-04-20", "2023-04-21", "2023-04-22", "2023-04-23", "2023-04-24", "2023-04-25", "2023-04-26", "2023-04-27", "2023-04-28", "2023-04-29", "2023-04-30", "2023-05-01", "2023-05-02", "2023-05-03", "2023-05-04", "2023-05-05", "2023-05-06", "2023-05-07", "2023-05-08", "2023-05-09", "2023-05-10", "2023-05-11", "2023-05-12", "2023-05-13", "2023-05-14", "2023-05-15", "2023-05-16", "2023-05-17", "2023-05-18", "2023-05-19", "2023-05-20", "2023-05-21", "2023-05-22", "2023-05-23", "2023-05-24", "2023-05-25", "2023-05-26", "2023-05-27", "2023-05-28", "2023-05-29", "2023-05-30", "2023-05-31", "2023-06-01", "2023-06-02", "2023-06-03", "2023-06-04", "2023-06-05", "2023-06-06", "2023-06-07", "2023-06-08", "2023-06-09", "2023-06-10", "2023-06-11", "2023-06-12", "2023-06-13", "2023-06-14", "2023-06-15", "2023-06-16", "2023-06-17", "2023-06-18", "2023-06-19", "2023-06-20", "2023-06-21", "2023-06-22", "2023-06-23", "2023-06-24", "2023-06-25", "2023-06-26", "2023-06-27", "2023-06-28", "2023-06-29", "2023-06-30", "2023-07-01", "2023-07-02", "2023-07-03", "2023-07-04", "2023-07-05", "2023-07-06", "2023-07-07", "2023-07-08", "2023-07-09", "2023-07-10", "2023-07-11", "2023-07-12", "2023-07-13", "2023-07-14", "2023-07-15", "2023-07-16", "2023-07-17", "2023-07-18", "2023-07-19", "2023-07-20"], "xaxis": "x", "y": [13, 11, 8, 4, 6, 12, 6, 16, 7, 4, 1, 11, 11, 8, 15, 16, 3, 7, 13, 12, 12, 18, 16, 6, 4, 12, 16, 12, 15, 11, 9, 3, 11, 8, 9, 8, 15, 9, 9, 17, 11, 17, 25, 17, 11, 6, 22, 22, 37, 41, 35, 19, 8, 18, 39, 46, 36, 21, 6, 11, 36, 23, 27, 22, 20, 5, 13, 27, 23, 11, 19, 23, 4, 7, 16, 19, 20, 15, 14, 9, 9, 16, 14, 17, 10, 10, 6, 10, 15, 18, 13, 12, 16, 4, 6, 11, 13, 14, 14, 21, 10, 2, 19, 13, 11, 11], "yaxis": "y"}], "layout": {"barmode": "stack", "legend": {"title": {"text": "Topic"}, "tracegroupgap": 0}, "title": {"text": "Top 3 Topic Distribution Over Time for the Last 10,000 Machine Learning Papers on ArXiv"}, "xaxis": {"anchor": "y", "domain": [0, 1], "title": {"text": "Date"}}, "yaxis": {"anchor": "x", "domain": [0, 1], "title": {"text": "Frequency"}}}}
